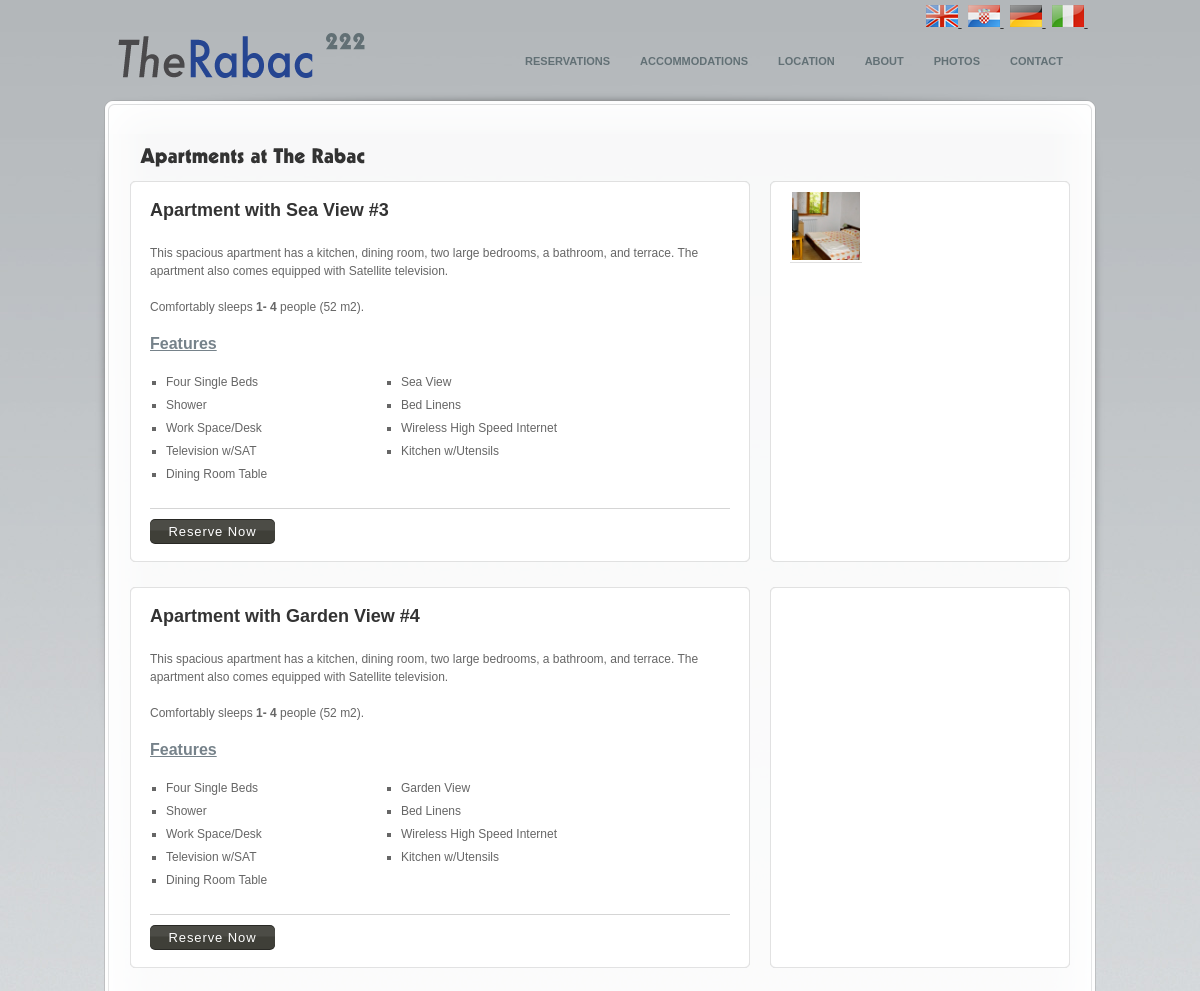
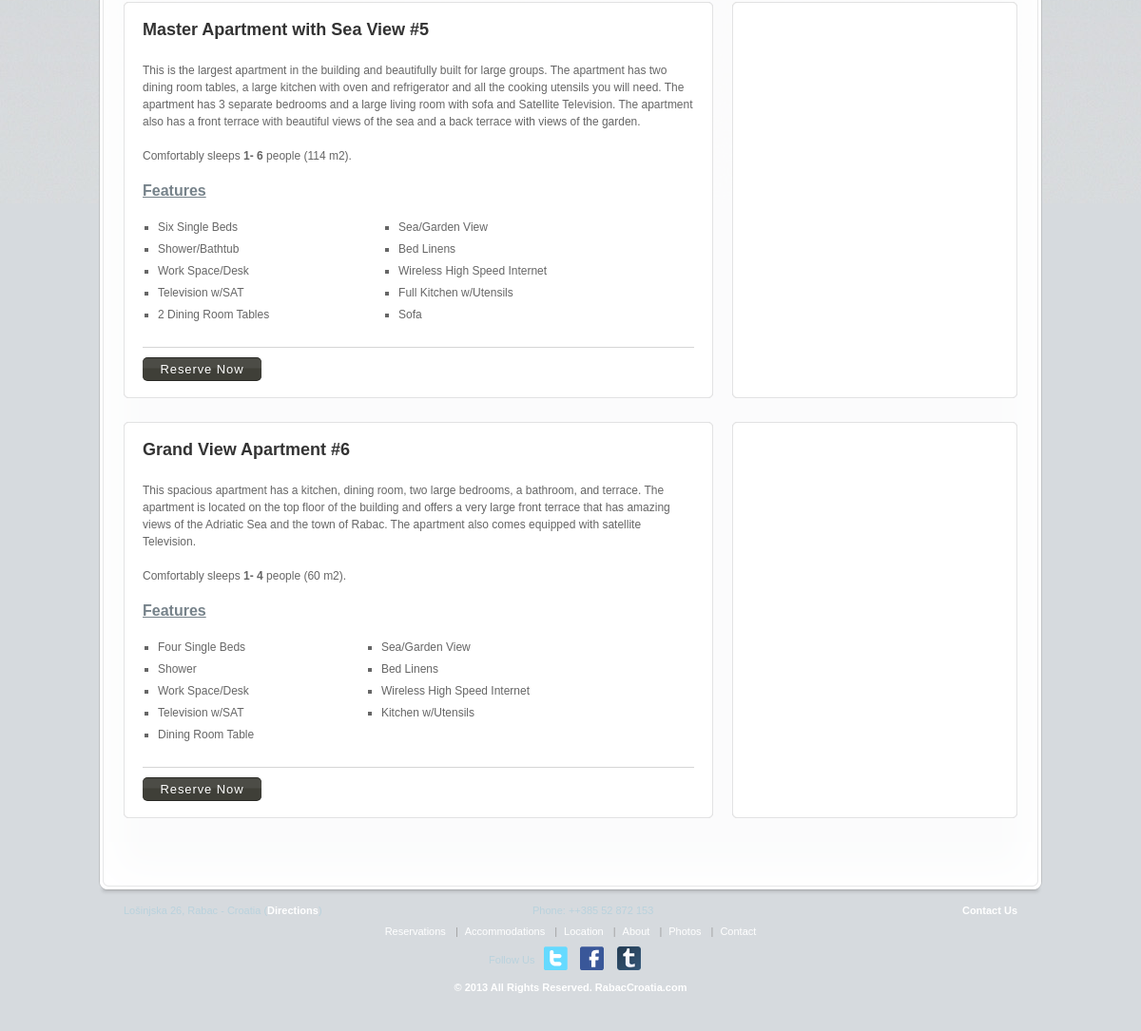
The app's page /apartments.php with its own data (2 pictures, top to bottom).
### tables this page shows
CREATE TABLE `bsi_language` (
  `id` int(11) NOT NULL AUTO_INCREMENT,
  `language_name` varchar(255) NOT NULL,
  `language_code` varchar(4) NOT NULL,
  `language_file_name` varchar(255) NOT NULL,
  `is_active` tinyint(1) NOT NULL,
  `is_default` tinyint(1) NOT NULL,
  `display_order` int(11) NOT NULL,
  PRIMARY KEY (`id`),
  UNIQUE KEY `UNQ_lang_cd` (`language_code`)
);

CREATE TABLE `bsi_site_contents` (
  `id` int(10) unsigned NOT NULL AUTO_INCREMENT,
  `title_en` varchar(200) DEFAULT '',
  `title_hr` varchar(255) DEFAULT NULL,
  `title_de` varchar(255) DEFAULT NULL,
  `title_it` varchar(255) DEFAULT NULL,
  `status` enum('Y','N') NOT NULL DEFAULT 'Y',
  `file` text,
  `url` varchar(100) DEFAULT '',
  `parent_id` int(10) NOT NULL DEFAULT '0',
  `ord` int(11) NOT NULL DEFAULT '0',
  `contents_en` mediumtext,
  `contents_hr` mediumtext,
  `contents_de` mediumtext,
  `contents_it` mediumtext,
  `page_title` varchar(255) DEFAULT NULL,
  `page_keywords` text,
  `page_desc` text,
  `header_type` enum('1','0') DEFAULT NULL,
  `footer_type` enum('1','0') DEFAULT NULL,
  `template_type` tinyint(2) NOT NULL DEFAULT '0',
  PRIMARY KEY (`id`),
  UNIQUE KEY `cont_title` (`title_en`,`parent_id`)
);

CREATE TABLE `bsi_rooms` (
  `id` int(10) NOT NULL AUTO_INCREMENT,
  `room_number` varchar(255) NOT NULL,
  `room_name` text NOT NULL,
  `room_desc_en` text,
  `room_desc_hr` text,
  `room_desc_de` text,
  `room_desc_it` text,
  `extra_bed` tinyint(1) NOT NULL DEFAULT '0',
  `capacity` tinyint(2) NOT NULL,
  `is_apartment` tinyint(1) NOT NULL,
  PRIMARY KEY (`id`)
);

CREATE TABLE `bsi_gallery_images` (
  `id` int(11) NOT NULL AUTO_INCREMENT,
  `image_name` varchar(128) NOT NULL,
  `thumb_image_name` varchar(128) DEFAULT NULL,
  `desc_en` varchar(1024) DEFAULT NULL,
  `desc_hr` varchar(1024) DEFAULT NULL,
  `desc_de` varchar(1024) DEFAULT NULL,
  `desc_it` varchar(1024) DEFAULT NULL,
  `link` varchar(1024) NOT NULL DEFAULT '#',
  `display_order` tinyint(4) NOT NULL DEFAULT '0',
  PRIMARY KEY (`id`),
  UNIQUE KEY `UNQ_image_name` (`image_name`)
);

### apartments.php (the view, shortened to what the rows shown need)
<?php
include_once ("includes/SystemConfiguration.class.php");
include("includes/language.php");
global $systemConfiguration;
?>
<!DOCTYPE html PUBLIC "-//W3C//DTD XHTML 1.0 Strict//EN" "http://www.w3.org/TR/xhtml1/DTD/xhtml1-strict.dtd">
<html xmlns="http://www.w3.org/1999/xhtml">
<head>
    <link rel="stylesheet" href="css/reset.css" type="text/css" />
    <link rel="stylesheet" href="css/jquery.fancybox.css" type="text/css" />
    <link rel="stylesheet" href="css/nivo-slider.css" type="text/css" />
    <link rel="stylesheet" href="css/screen.css" type="text/css" />
    <link rel="stylesheet" href="css/date.css" type="text/css" />
    <link rel="stylesheet" href="css/datePicker.css" type="text/css" />
</head>
<body class="light">
    <div class="back">
        <div class="base">
			<?php include("header.php"); ?>
			<div class="page">
                <div class="page_inside clear">
                    <h1><strong><?= APARTMENTS_TITLE ?></strong></h1>
                    <br />
                    <?php
                    $rooms = Room::fetchFromDbApartments();
                    foreach ($rooms as $room)
                    {
                    ?>
	                     <div class="boxes lines_x0x0x">
	                        <div class="container clear">
	                            <div class="inner">
	                                <div class="box box_3-2 white">
	                                    <h2><a href="#"><strong><?= $room->roomName . " #" . $room->roomNumber ?></strong></a></h2>
	                                    <br />
	                                    <?= $room->getDescription($language_selected) ?>
	                                    <div class="rule">
	                                    </div>
	                                    <div id="book" style="margin-left: -100px;">
	                                        <form action="<?= $systemConfiguration->getSiteAddress() . "page.php?id=2" ?>" method="post">
	                                            <div class="confirm clear" style="width: 125px;">
	                                                <input style="font-weight: 400; text-align: center; text-indent: 0; -moz-box-shadow: 0px 1px 0 #292925, 0px -1px 0 #292925;
	                                                    background-color: #3f3f38; border-bottom: 1px solid #4d4d44; border-top: 1px solid #4d4d44;
	                                                    cursor: pointer; vertical-align: middle; font: 99% arial,helvetica,clean,sans-serif;
	                                                    float: left; margin-top: 0px !important; font-size: 13px; display: block; color: white !important;
	                                                    text-decoration: none !important; position: relative; -webkit-transition: opacity .2s;
	                                                    -moz-transition: opacity .2s; -o-transition: opacity .2s; -webkit-border-radius: 5px;
	                                                    -moz-border-radius: 5px; padding: 4px 0 4px; letter-spacing: 0.9px; background-image: url(images/btn_overlay.png);
	                                                    background-position: 0 50%; background-repeat: repeat-x; width: 100%; border: 0;
	                                                    -webkit-box-shadow: 0px 1px 0 #292925, 0px -1px 0 #292925;" name="submit" type="submit"
	                                                    value="<?= APARTMENTS_RESERVE_NOW_BUTTON ?>" />
	                                            </div>
	                                        </form>
	                                    </div>
	                                </div>
	                                <div class="box box_3-1 white">
	                                    <div class="gallery">
									        <div class="gallery_inner clear">
									        <?php
									        $roomImages = $room->getImages();
									        for ($i = 0; $i < 9 && $i < sizeof($roomImages); $i++)
									        {
									        	$roomImage = $roomImages[$i];
								        	?>
								        		<a href="./images/<?= $roomImage->galleryImage->imageFileName ?>" rel="<?= $room->id ?>" title="<?= htmlentities($roomImage->galleryImage->description->getText($language_selected)) ?>"><img alt="<?= htmlentities($roomImage->galleryImage->description->getText($language_selected)) ?>" src="./images/<?= $roomImage->galleryImage->thumbImageFileName ?>" /></a>
								        	<?php
									        }
									        ?>
									        </div>
								        </div>
	                                </div>
	                            </div>
	                        </div>
	                    </div>
	                    <div class="divider">
	                    </div>
                    <?php
                    }
                    ?>
                </div>
            </div>
            <?php include("footer.php"); ?>
		</div>
	</div>
</body>
</html>

### header.php (shortened to what the rows shown need)
<?php
function outputMenuItemRecurse($parentId, $pad, $language_selected)
{
	$pages = PageContents::fetchFromDbActiveForParent($parentId);
	if (sizeof($pages) > 0)
	{
		echo $pad . "<ul>\n";
		foreach ($pages as $page)
		{
			echo $pad . '    <li><a href="' . $page->getUrl() . '">' . $page->title->getText($language_selected) . '</a>' . "\n";
			outputMenuItemRecurse($page->id, $pad . "	", $language_selected);
			echo $pad . "</li>\n";
		}
		echo $pad . "</ul>\n";
	}
}
?>
			<div id="header">
                <div style="float: right; padding-right: 5px; padding-top: 5px;">
				<?php
					$langauges = Language::fetchAllFromDbActive();
					foreach ($langauges as $language)
					{
				?>
						<a href="index.php?lang=<?= $language->languageCode ?>"
						   title="<?=$language->languageName?>">
						   <img src="images/<?=$language->languageCode?>.png"
						   		title="<?=$language->languageName?>" alt="<?=$language->languageName?>" />
						</a>&nbsp;
				<?php
					}
				?>
				</div>
				<div id="main_menu">
					<?php
						outputMenuItemRecurse(0, "                ", $language_selected)
					?>
				</div>
            </div>

### footer.php (shortened to what the rows shown need)
<?php
global $language_selected;
?>
			<div id="footer" class="clear">
                <div class="links" style="padding-top: 10px;">
                    <table width="100%">
                        <tr>
                            <td style="text-align: center;">
                            <?php
	                            $pages = PageContents::fetchFromDbActiveForParent(0);
								$separator="";
								foreach ($pages as $page)
								{
									echo $separator;
									echo '<a href="' . $page->getUrl() . '">' . $page->title->getText($language_selected) . '</a>' . "\n";
									$separator = '<span class="sep">|</span>';
								}
                            ?>
                            </td>
                        </tr>
                    </table>
                </div>
            </div>

### records on screen
bsi_language: shows a picture, language_code.title_en "RESERVATIONS", language_code.title_en "ACCOMMODATIONS", language_code.title_en "LOCATION", language_code.title_en "ABOUT", language_code.title_en "PHOTOS", language_code.title_en "CONTACT", language_code "This spacious apartment has a kitchen, dining room, two large bedrooms, a bathroom, and terrace. The apartment also comes equipped with Satellite television. Comfortably sleeps 1- 4 people (52 m2). Features Four Single Beds Shower Work Space/Desk Television w/SAT Dining Room Table Sea View Bed Linens Wireless High Speed Internet Kitchen w/Utensils", language_code "This spacious apartment has a kitchen, dining room, two large bedrooms, a bathroom, and terrace. The apartment also comes equipped with Satellite television. Comfortably sleeps 1- 4 people (52 m2). Features Four Single Beds Shower Work Space/Desk Television w/SAT Dining Room Table Garden View Bed Linens Wireless High Speed Internet Kitchen w/Utensils", language_code "This is the largest apartment in the building and beautifully built for large groups. The apartment has two dining room tables, a large kitchen with oven and refrigerator and all the cooking utensils you will need. The apartment has 3 separate bedrooms and a large living room with sofa and Satellite Television. The apartment also has a front terrace with beautiful views of the sea and a back terrace with views of the garden. Comfortably sleeps 1- 6 people (114 m2). Features Six Single Beds Shower/Bathtub Work Space/Desk Television w/SAT 2 Dining Room Tables Sea/Garden View Bed Linens Wireless High Speed Internet Full Kitchen w/Utensils Sofa", language_code "This spacious apartment has a kitchen, dining room, two large bedrooms, a bathroom, and terrace. The apartment is located on the top floor of the building and offers a very large front terrace that has amazing views of the Adriatic Sea and the town of Rabac. The apartment also comes equipped with satellite Television. Comfortably sleeps 1- 4 people (60 m2). Features Four Single Beds Shower Work Space/Desk Television w/SAT Dining Room Table Sea/Garden View Bed Linens Wireless High Speed Internet Kitchen w/Utensils", language_code.title_en "Reservations", language_code.title_en "Accommodations", language_code.title_en "Location", language_code.title_en "About", language_code.title_en "Photos", language_code.title_en "Contact"
bsi_language: shows a picture
bsi_language: shows a picture
bsi_language: shows a picture
bsi_rooms: room_name "Apartment with Sea View", room_number "3", bsi_gallery_images.thumb_image_name (picture)
bsi_rooms: room_name "Apartment with Garden View", room_number "4"
bsi_rooms: room_name "Master Apartment with Sea View", room_number "5"
bsi_rooms: room_name "Grand View Apartment", room_number "6"

### other values on screen
FOOTER_DIRECTIONS "Directions"
FOOTER_CONTACT_US "Contact Us"
FOOTER_ALL_RIGHTS_RESERVED "All Rights Reserved"
